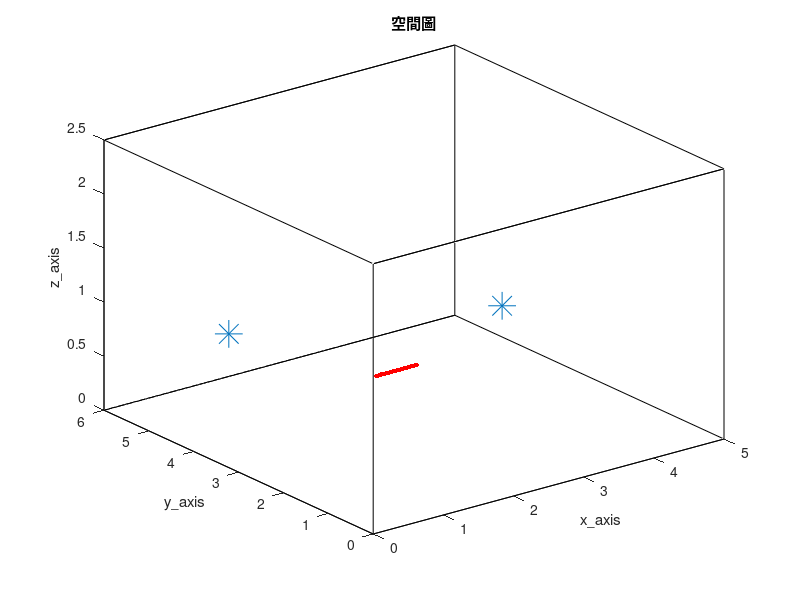

Recreate this plot in MATLAB. (Note: this script raises an error after producing the figure.)
clc; clear;
close all;

% 加入資料夾 %
addpath('wpe_v1.33')

%% RIR parameter %%
SorNum = 2;                                              % source number
MicNum = 30;                                             % number of microphone
c = 343;                                                 % Sound velocity (m/s)
fs = 16000;                                              % Sample frequency (samples/s)
Ts = 1/fs;                                               % Sample period (s)

% ULA %
MicStart = [1, 1.5, 1];
spacing = 0.02;
MicPos = zeros(MicNum, 3);
for i = 1:MicNum
    MicPos(i, :) = [MicStart(1, 1)+(i-1)*spacing MicStart(1, 2) MicStart(1, 3)];
end

SorPos = [3.5, 2.6, 1 ; 0.5, 4, 1];                        % source position (m)
room_dim = [5, 6, 2.5];                                  % Room dimensions [x y z] (m)
%%%%%%%%%%%%%%%%%%%%%%%%%%%%%%%%%%%%%%%%%%%%%%%%%%%%%%%%%%%%%%%%%%%%%%%%%%%%%%%%%%%%%%%%%%%%%%%%%%%%%%%%%%%%%%%%%%%
reverberation_time = 0.4;                                % Reverberation time (s)
points_rir = 8192;                                       % Number of rir points (需比 reverberation time 還長)
%%%%%%%%%%%%%%%%%%%%%%%%%%%%%%%%%%%%%%%%%%%%%%%%%%%%%%%%%%%%%%%%%%%%%%%%%%%%%%%%%%%%%%%%%%%%%%%%%%%%%%%%%%%%%%%%%%%
mtype = 'omnidirectional';                               % Type of microphone
order = -1;                                              % -1 equals maximum reflection order!
dim = 3;                                                 % Room dimension
orientation = 0;                                         % Microphone orientation (rad)
hp_filter = 1;                                           % Disable high-pass filter

% 畫空間圖 %
figure(1);
plot3( [0 room_dim(1, 1) room_dim(1, 1) 0 0 0 room_dim(1, 1) room_dim(1, 1) 0 0 room_dim(1, 1) room_dim(1, 1) 0 0 room_dim(1, 1) room_dim(1, 1)], ...
       [0 0 room_dim(1, 2) room_dim(1, 2) 0 0 0 room_dim(1, 2) room_dim(1, 2) room_dim(1, 2) room_dim(1, 2) room_dim(1, 2) room_dim(1, 2) 0 0 0], ...
       [0 0 0 0 0 room_dim(1, 3) room_dim(1, 3) room_dim(1, 3) room_dim(1, 3) 0 0 room_dim(1, 3) room_dim(1, 3) room_dim(1, 3) room_dim(1, 3) 0] , 'k')
hold on
plot3(MicPos(:, 1), MicPos(:, 2), MicPos(:, 3), 'r.', 'MarkerSize', 10)
hold on
plot3(SorPos(:, 1), SorPos(:, 2), SorPos(:, 3), '*', 'MarkerSize', 20)
hold off
xlabel('x\_axis')
ylabel('y\_axis')
zlabel('z\_axis')
title('空間圖')
shg

%% generate ground-truth RIR (h) %%
% % 產生 RIR 和存.mat 檔 %
% h = zeros(MicNum, SorNum, points_rir);
% h(:, 1, :) = rir_generator(c, fs, MicPos, SorPos(1, :), room_dim, reverberation_time, points_rir, mtype, order, dim, orientation, hp_filter);
% h(:, 2, :) = rir_generator(c, fs, MicPos, SorPos(2, :), room_dim, reverberation_time, points_rir, mtype, order, dim, orientation, hp_filter);
% rir_filename_str = ['h_TIKR\h_', string(reverberation_time), 'x', string(MicNum), 'x', string(SorNum), 'x', string(points_rir), '.mat'];
% rir_filemane = join(rir_filename_str, '');
% save(rir_filemane, 'h')

% load RIR 的 .mat 檔 %
rir_filename_str = ['h_TIKR\h_', string(reverberation_time), 'x', string(MicNum), 'x', string(SorNum), 'x', string(points_rir), '.mat'];
rir_filemane = join(rir_filename_str, '');
load(rir_filemane)

look_mic = 10;
% 畫 ground-truth RIR time plot %
figure(2)
subplot(2, 1, 1);
plot(squeeze(h(look_mic, 1, :)).', 'r');
title('source RIR')
xlabel('points')
ylabel('amplitude')

subplot(2, 1, 2);
plot(squeeze(h(look_mic, 2, :)).', 'r');
title('interferer RIR')
xlabel('points')
ylabel('amplitude')
shg

%% window parameter %%
NFFT = 1024;
hopsize = 256;

% windows %
win = hamming(NFFT);
osfac = round(NFFT/hopsize);

frequency = NFFT/2 + 1;
L = length(hopsize:hopsize:points_rir+2*NFFT-2);    % (len(win) + len(win) - 1) + points_rir - 1
L_vector = 1:1:L;
freqs_vector = linspace(0, fs/2, frequency);

%% 讀音檔 (source) %%
Second = 23;
SorLen =  Second*fs;

% load speech source %
source_transpose = zeros(SorLen, SorNum);
[source_transpose(:, 1), ~] = audioread('245.wav', [1, SorLen]);
[source_transpose(:, 2), ~] = audioread('313.wav', [1, SorLen]);% speech source
source = source_transpose.';

%% compute source signal for frequency (S) %%
% source 轉頻域 %
source_transpose = source.';
[S, ~, ~] = stft(source_transpose, fs, Window=win, OverlapLength=NFFT-hopsize, FFTLength=NFFT, FrequencyRange='onesided');

NumOfFrame = size(S, 2);
NumOfFrame_vector = 1:1:NumOfFrame;

%% 產生麥克風訊號，先在時域上 convolution 再做 stft %%
% convolution source and RIR %
hs_source = zeros(MicNum, points_rir+SorLen-1);
hs_interferer = zeros(MicNum, points_rir+SorLen-1);
for i = 1 : MicNum
    hs_source(i, :) = conv(squeeze(h(i, 1, :)).', source(1, :));
    hs_interferer(i, :) = conv(squeeze(h(i, 2, :)).', source(2, :));
end

hs_noisy = hs_source + hs_interferer;

% 從 hs 擷取需要的麥克風信號 y %
extra_delay = (ceil(NFFT/hopsize) - 1)*hopsize;    % put delay for equilization between time convolution and CTF

y_source_delay = zeros(MicNum, SorLen);
y_source_delay(:, extra_delay+1:end) = hs_source(:, 1:SorLen-extra_delay);
y_source_nodelay = hs_source(:, 1:SorLen);

y_interferer_delay = zeros(MicNum, SorLen);
y_interferer_delay(:, extra_delay+1:end) = hs_interferer(:, 1:SorLen-extra_delay);
y_interferer_nodelay = hs_interferer(:, 1:SorLen);

y_noisy = hs_noisy(:, 1:SorLen);

% 各種 y 轉頻域 %
[Y_source_delay, ~, ~] = stft(y_source_delay.', fs, Window=win, OverlapLength=NFFT-hopsize, FFTLength=NFFT, FrequencyRange='onesided');
[Y_interferer_delay, ~, ~] = stft(y_interferer_delay.', fs, Window=win, OverlapLength=NFFT-hopsize, FFTLength=NFFT, FrequencyRange='onesided');


%% WPE %%
% % do wpe %
% y_source_wpe = wpe(y_source_nodelay.', 'wpe_parameter.m');
% y_source_wpe = y_source_wpe.';
% 
% y_interferer_wpe = wpe(y_interferer_nodelay.', 'wpe_parameter.m');
% y_interferer_wpe = y_interferer_wpe.';
% 
% % 存 wpe mat %
% y_wpe_filename_str = ['y_TIKR\y_source_wpe-', string(reverberation_time), '.mat'];
% y_wpe_filename = join(y_wpe_filename_str, '');
% save(y_wpe_filename, 'y_source_wpe')
% 
% y_wpe_filename_str = ['y_TIKR\y_interferer_wpe-', string(reverberation_time), '.mat'];
% y_wpe_filename = join(y_wpe_filename_str, '');
% save(y_wpe_filename, 'y_interferer_wpe')

% load y_wpe %
y_wpe_filename_str = ['y_TIKR\y_source_wpe-', string(reverberation_time), '.mat'];
y_wpe_filename = join(y_wpe_filename_str, '');
load(y_wpe_filename);

y_wpe_filename_str = ['y_TIKR\y_interferer_wpe-', string(reverberation_time), '.mat'];
y_wpe_filename = join(y_wpe_filename_str, '');
load(y_wpe_filename);

%% DAS beamformer %%
% 算 mic 與 source 之距離 %
distance = zeros(MicNum, SorNum);
for i = 1 : MicNum
    distance(i, 1) =  sqrt(sum((SorPos(1, :) - MicPos(i, :)).^2));
    distance(i, 2) =  sqrt(sum((SorPos(2, :) - MicPos(i, :)).^2));
end

% 算 freefield ATF %
a = zeros(MicNum, SorNum, frequency);
for n = 1:frequency
    omega = 2*pi*freqs_vector(n);
    a(:, 1, n) = exp(-1j*omega/c*distance(:, 1))./distance(:, 1);
    a(:, 2, n) = exp(-1j*omega/c*distance(:, 2))./distance(:, 2);
end

% 算 DAS weight %
w = a/MicNum;

% 算 Y_DAS %
[Y_source_wpe, ~, ~] = stft(y_source_wpe.', fs, Window=win, OverlapLength=NFFT-hopsize, FFTLength=NFFT, FrequencyRange='onesided');
[Y_interferer_wpe, ~, ~] = stft(y_interferer_wpe.', fs, Window=win, OverlapLength=NFFT-hopsize, FFTLength=NFFT, FrequencyRange='onesided');

S_source_DAS = zeros(frequency, NumOfFrame);
S_interferer_DAS = zeros(frequency, NumOfFrame);
for FrameNo= 1:NumOfFrame
    for n = 1: frequency
         S_source_DAS(n, FrameNo) = w(:, 1, n)'*squeeze(Y_source_wpe(n, FrameNo, :));
         S_interferer_DAS(n, FrameNo) = w(:, 2, n)'*squeeze(Y_interferer_wpe(n, FrameNo, :));
    end  

end

%% predict CTF with Kalman filter (A) %%
start_ini_frame = L;
ini_frame = NumOfFrame;

% Kalman filter %
A_source = zeros(MicNum, L, frequency);
A_interferer = zeros(MicNum, L, frequency);
tic
parfor i = 1:MicNum
    for n =1:frequency
        weight_source = zeros(L, 1);
        weight_interferer = zeros(L, 1);
        P_source = 0.5*eye(L);    % error covariance matrix %
        P_interferer = 0.5*eye(L);    % error covariance matrix %
        K_source = zeros(L, 1);    % Kalman gain %
        K_interferer = zeros(L, 1);    % Kalman gain %
        R_source = 10^(-3);    % measurement noise covariance matrix %
        R_interferer = 10^(-3);    % measurement noise covariance matrix %
        for FrameNo = start_ini_frame:ini_frame
            % no time update only have measurement update %
            K_source = P_source*flip(S_source_DAS(n, FrameNo-L+1:FrameNo).')*inv(conj(flip(S_source_DAS(n, FrameNo-L+1:FrameNo)))*P_source*flip(S_source_DAS(n, FrameNo-L+1:FrameNo).') + R_source);
            K_interferer = P_interferer*flip(S_interferer_DAS(n, FrameNo-L+1:FrameNo).')*inv(conj(flip(S_interferer_DAS(n, FrameNo-L+1:FrameNo)))*P_interferer*flip(S_interferer_DAS(n, FrameNo-L+1:FrameNo).') + R_interferer);
            weight_source = weight_source + K_source*(conj(Y_source_delay(n, FrameNo, i)) - conj(flip(S_source_DAS(n, FrameNo-L+1:FrameNo)))*weight_source);
            weight_interferer = weight_interferer + K_interferer*(conj(Y_interferer_delay(n, FrameNo, i)) - conj(flip(S_interferer_DAS(n, FrameNo-L+1:FrameNo)))*weight_interferer);
            P_source = P_source - K_source*conj(flip(S_source_DAS(n, FrameNo-L+1:FrameNo)))*P_source;
            P_interferer = P_interferer - K_interferer*conj(flip(S_interferer_DAS(n, FrameNo-L+1:FrameNo)))*P_interferer;
        end
    
        A_source(i, :, n) = weight_source';
        A_interferer(i, :, n) = weight_interferer';
    end

end
toc

%% A 轉回時域且算 NRMSPM (A_tdomain NRMSPM) %%
A_source_forrecon = zeros(frequency, L, MicNum);
A_interferer_forrecon = zeros(frequency, L, MicNum);

for i = 1 : MicNum
    A_source_forrecon(:, :, i) = squeeze(A_source(i, :, :)).';
    A_interferer_forrecon(:, :, i) = squeeze(A_interferer(i, :, :)).';
end

A_source_tdomain = reconstruct_RIR_normalwindow(points_rir, NFFT, hopsize, L, win, fs, frequency, MicNum, A_source_forrecon);
A_interferer_tdomain = reconstruct_RIR_normalwindow(points_rir, NFFT, hopsize, L, win, fs, frequency, MicNum, A_interferer_forrecon);
A_source_tdomain = A_source_tdomain(:, hopsize*(osfac-1)+1:end);
A_interferer_tdomain = A_interferer_tdomain(:, hopsize*(osfac-1)+1:end);
ratio_A_source_tdomain = zeros(MicNum, 1);
ratio_A_interferer_tdomain = zeros(MicNum, 1);
for i = 1:MicNum
    ratio_A_source_tdomain(i, :) = max(abs(h(i, 1, :)))/max(abs(A_source_tdomain(i, :)));
    ratio_A_interferer_tdomain(i, :) = max(abs(h(i, 2, :)))/max(abs(A_interferer_tdomain(i, :)));
end

A_source_tdomain = A_source_tdomain.*ratio_A_source_tdomain;
A_interferer_tdomain = A_interferer_tdomain.*ratio_A_interferer_tdomain;

% 畫 A_tdomain time plot
figure(3)
subplot(2, 1, 1);
plot(squeeze(h(look_mic, 1, :)).', 'r');
hold on
plot(A_source_tdomain(look_mic, :), 'b');
hold off
title('estimated source RIR')
legend('ground-truth RIR', 'estimated RIR')
xlabel('points')
ylabel('amplitude')
shg

subplot(2, 1, 2);
plot(squeeze(h(look_mic, 2, :)).', 'r');
hold on
plot(A_interferer_tdomain(look_mic, :), 'b');
hold off
title('estimated interferer RIR')
legend('ground-truth RIR', 'estimated RIR')
xlabel('points')
ylabel('amplitude')
shg

%  算 NRMSPM %
h_NRMSPM = reshape(squeeze(h(:, 1, :)).', [MicNum*points_rir 1]);
aa_NRMSPM = reshape(A_source_tdomain.', [MicNum*points_rir 1]);
NRMSPM_source = 20*log10(norm(h_NRMSPM-h_NRMSPM.'*aa_NRMSPM/(aa_NRMSPM.'*aa_NRMSPM)*aa_NRMSPM)/norm(h_NRMSPM));

h_NRMSPM = reshape(squeeze(h(:, 2, :)).', [MicNum*points_rir 1]);
aa_NRMSPM = reshape(A_interferer_tdomain.', [MicNum*points_rir 1]);
NRMSPM_interferer = 20*log10(norm(h_NRMSPM-h_NRMSPM.'*aa_NRMSPM/(aa_NRMSPM.'*aa_NRMSPM)*aa_NRMSPM)/norm(h_NRMSPM));

%%  source seperation with TIKR (source_TIKR) %%
% A_tdomain 轉頻域 %
frequency_ATF = points_rir/2 + 1;
ATF = zeros(MicNum, SorNum, frequency_ATF);
ATF_temp = fft(A_source_tdomain, points_rir, 2);
ATF(:, 1, :) = ATF_temp(:, 1:frequency_ATF);
ATF_temp = fft(A_interferer_tdomain, points_rir, 2);
ATF(:, 2, :) = ATF_temp(:, 1:frequency_ATF);

% noisy 麥克風訊號轉 stft %
[Y_noisy, ~, ~] = stft(y_noisy.', fs, Window=hamming(points_rir), OverlapLength=points_rir-points_rir/4, FFTLength=points_rir, FrequencyRange='onesided');
NumOfFrame_ATF =  size(Y_noisy, 2);

% do TIKR %
beta = 1e-5;
S_TIKR = zeros(frequency_ATF, NumOfFrame_ATF, SorNum);
for n = 1:frequency_ATF
    for FrameNo = 1:NumOfFrame_ATF
        S_TIKR(n, FrameNo, :) = inv(ATF(:, :, n)'*ATF(:, :, n) + beta*eye(SorNum))*ATF(:, :, n)'*squeeze(Y_noisy(n, FrameNo, :));
    end
end

source_TIKR_transpose = istft(S_TIKR, fs, Window=hamming(points_rir), OverlapLength=points_rir-points_rir/4, FFTLength=points_rir, ConjugateSymmetric=true, FrequencyRange='onesided');
source_TIKR = source_TIKR_transpose.';

%% save .wav 檔 %%
point_start_save = 18*fs;

audiowrite('wav_TIKR\source_ground-truth.wav', source(1, point_start_save:end), fs)
audiowrite('wav_TIKR\interferer_ground-truth.wav', source(2, point_start_save:end), fs)

ratio_y_noisy = 0.8 / max(abs(y_noisy(look_mic, point_start_save:end))) ;
y_filemane_str = ['wav_TIKR\y_noisy_', string(reverberation_time), '.wav'];
y_filemane = join(y_filemane_str, '');
audiowrite(y_filemane, y_noisy(look_mic, point_start_save:end)*ratio_y_noisy, fs)

source_TIKR_filemane_str = ['wav_TIKR\source_TIKR_', string(reverberation_time), '.wav'];
source_TIKR_filemane = join(source_TIKR_filemane_str, '');
audiowrite(source_TIKR_filemane, source_TIKR(1, point_start_save:end), fs)

source_interferer_filemane_str = ['wav_TIKR\interferer_TIKR_', string(reverberation_time), '.wav'];
source_interferer_filemane = join(source_interferer_filemane_str, '');
audiowrite(source_interferer_filemane, source_TIKR(2, point_start_save:end), fs)

fprintf('done\n')
